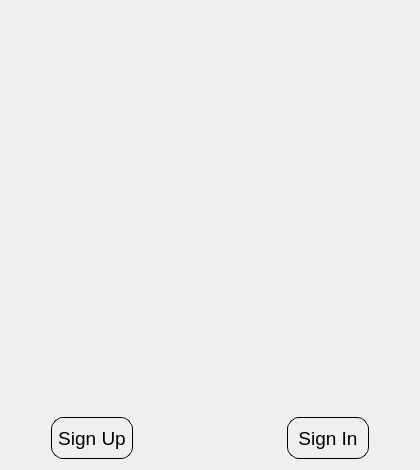
<?xml version="1.0" encoding="UTF-8"?>
<ui version="4.0">
 <class>greeting_window</class>
 <widget class="QDialog" name="greeting_window">
  <property name="geometry">
   <rect>
    <x>0</x>
    <y>0</y>
    <width>420</width>
    <height>470</height>
   </rect>
  </property>
  <property name="windowTitle">
   <string>Hello</string>
  </property>
  <property name="windowIcon">
   <iconset>
    <normaloff>../images/download.png</normaloff>../images/download.png</iconset>
  </property>
  <layout class="QVBoxLayout" name="verticalLayout_2">
   <item>
    <layout class="QVBoxLayout" name="image_layout">
     <item>
      <widget class="QLabel" name="label">
       <property name="enabled">
        <bool>true</bool>
       </property>
       <property name="sizePolicy">
        <sizepolicy hsizetype="Preferred" vsizetype="Preferred">
         <horstretch>0</horstretch>
         <verstretch>0</verstretch>
        </sizepolicy>
       </property>
       <property name="maximumSize">
        <size>
         <width>400</width>
         <height>400</height>
        </size>
       </property>
       <property name="text">
        <string/>
       </property>
       <property name="pixmap">
        <pixmap>../images/download.png</pixmap>
       </property>
       <property name="scaledContents">
        <bool>true</bool>
       </property>
      </widget>
     </item>
    </layout>
   </item>
   <item>
    <layout class="QHBoxLayout" name="buttons_layout">
     <item>
      <spacer name="horizontalSpacer_2">
       <property name="orientation">
        <enum>Qt::Horizontal</enum>
       </property>
       <property name="sizeType">
        <enum>QSizePolicy::Maximum</enum>
       </property>
       <property name="sizeHint" stdset="0">
        <size>
         <width>40</width>
         <height>20</height>
        </size>
       </property>
      </spacer>
     </item>
     <item>
      <widget class="QPushButton" name="sign_in_button">
       <property name="sizePolicy">
        <sizepolicy hsizetype="Minimum" vsizetype="Fixed">
         <horstretch>0</horstretch>
         <verstretch>0</verstretch>
        </sizepolicy>
       </property>
       <property name="font">
        <font>
         <pointsize>14</pointsize>
         <stylestrategy>PreferDefault</stylestrategy>
        </font>
       </property>
       <property name="styleSheet">
        <string notr="true">QPushButton{
 width: 80px;
  height: 40px;
border: 1px solid black;
  border-radius: 12px;
}</string>
       </property>
       <property name="text">
        <string>Sign Up</string>
       </property>
      </widget>
     </item>
     <item>
      <spacer name="horizontalSpacer">
       <property name="orientation">
        <enum>Qt::Horizontal</enum>
       </property>
       <property name="sizeHint" stdset="0">
        <size>
         <width>40</width>
         <height>20</height>
        </size>
       </property>
      </spacer>
     </item>
     <item>
      <widget class="QPushButton" name="sign_up_button">
       <property name="font">
        <font>
         <pointsize>14</pointsize>
        </font>
       </property>
       <property name="styleSheet">
        <string notr="true">QPushButton{
 width: 80px;
  height: 40px;
border: 1px solid black;
  border-radius: 12px;
}</string>
       </property>
       <property name="text">
        <string>Sign In</string>
       </property>
      </widget>
     </item>
     <item>
      <spacer name="horizontalSpacer_3">
       <property name="orientation">
        <enum>Qt::Horizontal</enum>
       </property>
       <property name="sizeType">
        <enum>QSizePolicy::Maximum</enum>
       </property>
       <property name="sizeHint" stdset="0">
        <size>
         <width>40</width>
         <height>20</height>
        </size>
       </property>
      </spacer>
     </item>
    </layout>
   </item>
  </layout>
 </widget>
 <resources/>
 <connections/>
</ui>
